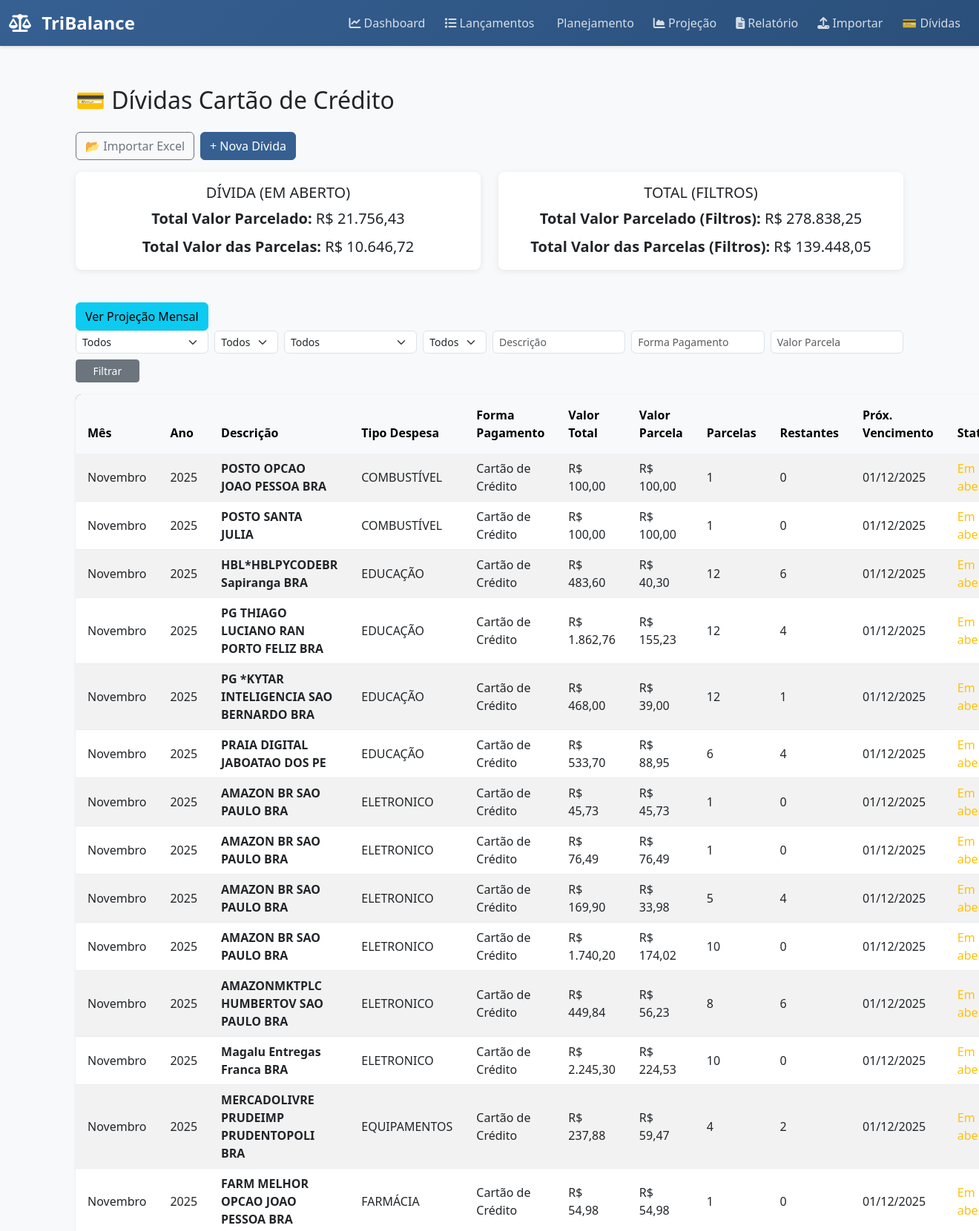
The app's page /dividas/?page=3 (upper part) with its own data.
### dividas/models.py (models this page shows, shortened)
class Divida(models.Model):
    CATEGORIAS = [
        ('cartao', 'Cartão de Crédito'),
        ('emprestimo', 'Empréstimo'),
        ('compra', 'Compra Parcelada'),
        ('outro', 'Outros'),
    ]
    FORMAS_PAGAMENTO = [
        ('credito', 'Cartão de Crédito'),
        ('debito', 'Débito em Conta'),
        ('boleto', 'Boleto'),
        ('pix', 'Pix'),
        ('outro', 'Outro'),
    ]
    descricao = models.CharField(max_length=150)
    categoria = models.CharField(max_length=20, choices=CATEGORIAS, default='compra')
    forma_pagamento = models.CharField(max_length=20, choices=FORMAS_PAGAMENTO, default='credito')
    data_compra = models.DateField(default=timezone.now)
    valor_total = models.DecimalField(max_digits=10, decimal_places=2)
    parcelas_totais = models.PositiveIntegerField(default=1)
    tipo_despesa = models.CharField(max_length=50, blank=True, null=True)
    observacao = models.TextField(blank=True, null=True)
    quitada = models.BooleanField(default=False)
    mes = models.CharField(max_length=20, blank=True, null=True)
    ano = models.PositiveIntegerField(blank=True, null=True)
    @property
    def valor_parcela(self):
        return round(self.valor_total / self.parcelas_totais, 2)
    @property
    def parcelas_restantes(self):
        return self.parcelas.filter(paga=False).count()
    @property
    def is_open(self):
        from datetime import date
        today = timezone.localdate()
        if today.day > 15:
            cycle_start = date(today.year, today.month, 16)
            cycle_end_year = today.year + (today.month == 12)
            cycle_end_month = (today.month % 12) + 1
            cycle_end = date(cycle_end_year, cycle_end_month, 15)
        else:
            cycle_end = date(today.year, today.month, 15)
            cycle_start_month = today.month - 1 if today.month > 1 else 12
            cycle_start_year = today.year if today.month > 1 else today.year - 1
            cycle_start = date(cycle_start_year, cycle_start_month, 16)
        return cycle_start <= self.data_compra <= cycle_end
    @property
    def status(self):
        return 'Em aberto' if self.is_open else 'Quitada'

class Parcela(models.Model):
    divida = models.ForeignKey(Divida, related_name='parcelas', on_delete=models.CASCADE)
    numero = models.PositiveIntegerField()
    vencimento = models.DateField()
    valor = models.DecimalField(max_digits=10, decimal_places=2)
    paga = models.BooleanField(default=False)
    data_pagamento = models.DateField(blank=True, null=True)

### dividas/views.py (the view, shortened to what this page needs)
# urls.py: path('', views.divida_list, name='divida_list'),
def divida_list(request):
    dividas = Divida.objects.all().order_by('-data_compra')
    meses_pt = {
        1: 'Janeiro', 2: 'Fevereiro', 3: 'Março', 4: 'Abril', 5: 'Maio', 6: 'Junho',
        7: 'Julho', 8: 'Agosto', 9: 'Setembro', 10: 'Outubro', 11: 'Novembro', 12: 'Dezembro'
    }
    mes_param = request.GET.get('mes', '').strip()
    ano_param = request.GET.get('ano', '').strip()
    tipo_param = request.GET.get('tipo', '').strip()
    status_param = request.GET.get('status', '').strip()
    descricao_param = request.GET.get('descricao', '').strip()
    forma_param = request.GET.get('forma', '').strip()
    valor_parcela_param = request.GET.get('valor_parcela', '').strip()
    if valor_parcela_param:
        try:
            valor_num = Decimal(valor_parcela_param.replace('.', '').replace(',', '.'))
            dividas = dividas.filter(valor_parcela__gte=valor_num)
        except (ValueError, TypeError):
            pass
    filtered_list = []
    for d in list(dividas):
        if descricao_param:
            if unidecode(d.descricao).lower().find(unidecode(descricao_param).lower()) == -1:
                continue
        if tipo_param:
            if not d.tipo_despesa or unidecode(d.tipo_despesa).lower() != unidecode(tipo_param).lower():
                continue
        if forma_param:
            if unidecode(d.forma_pagamento).lower().find(unidecode(forma_param).lower()) == -1:
                continue
        primeira_parcela = d.parcelas.order_by('numero').first()
        data_ref = primeira_parcela.vencimento if primeira_parcela and primeira_parcela.vencimento else d.data_compra
        ano_venc, mes_ref = calcular_mes_referencia(data_ref)
        mes_nome = meses_pt.get(mes_ref, '')
        d.mes_nome = mes_nome
        d.ano_venc = ano_venc
        if mes_param:
            if unidecode(mes_nome).lower() != unidecode(mes_param).lower():
                continue
        if status_param:
            current_status = d.status
            if unidecode(status_param).lower() != unidecode(current_status).lower():
                continue
        filtered_list.append(d)
    all_dividas = Divida.objects.all()
    open_total_valor = Decimal('0.0')
    open_total_parcela = Decimal('0.0')
    for d in all_dividas:
        is_open = d.is_open if hasattr(d, 'is_open') else d.parcelas.filter(quitada=False).exists()
        if is_open:
            open_total_valor += d.valor_total
            open_total_parcela += d.valor_parcela
    filtered_total_valor = sum(d.valor_total for d in filtered_list)
    filtered_total_parcela = sum(d.valor_parcela for d in filtered_list)
    paginator = Paginator(filtered_list, 25)
    page_number = request.GET.get('page')
    page_obj = paginator.get_page(page_number)
    anos_set = set()
    for p in all_dividas:
        primeira = p.parcelas.order_by('numero').first()
        ref_date = primeira.vencimento if primeira and primeira.vencimento else p.data_compra
        ano_ref, _ = calcular_mes_referencia(ref_date)
        anos_set.add(ano_ref)
    anos_disponiveis = sorted(anos_set)
    tipos_disponiveis = sorted({d.tipo_despesa for d in all_dividas if d.tipo_despesa})
    params = request.GET.copy()
    if 'page' in params:
        params.pop('page')
    querystring = params.urlencode()
    return render(request, 'dividas/divida_list.html', {
        'dividas': page_obj,
        'total_valor': open_total_valor,
        'total_parcela': open_total_parcela,
        'filtered_total_valor': filtered_total_valor,
        'filtered_total_parcela': filtered_total_parcela,
        'anos_disponiveis': anos_disponiveis,
        'tipos_disponiveis': tipos_disponiveis,
        'selected_mes': mes_param,
        'selected_ano': ano_param,
        'selected_tipo': tipo_param,
        'selected_status': status_param,
        'selected_descricao': descricao_param,
        'selected_forma': forma_param,
        'selected_valor_parcela': valor_parcela_param,
        'querystring': querystring,
    })

### dividas/templatetags/br_currency_filter.py (called while the page is built, shortened)
@register.filter
def br_currency(value):
    if value is None or value == '':
        return 'R$ 0,00'
    try:
        locale.setlocale(locale.LC_ALL, 'pt_BR.UTF-8')
    except locale.Error:
        try:
            locale.setlocale(locale.LC_ALL, 'Portuguese_Brazil.1252')
        except locale.Error:
            if isinstance(value, str):
                try:
                    value = Decimal(value)
                except:
                    return 'R$ 0,00'
            if not isinstance(value, (Decimal, float, int)):
                return 'R$ 0,00'
            s = f"{value:,.2f}".replace('.', 'TEMP').replace(',', '.').replace('TEMP', ',')
            return f"R$ {s}"

### dividas/views.py (called while the page is built)
def calcular_mes_referencia(data_vencimento):
    venc = data_vencimento
    mes_venc = venc.month
    ano_venc = venc.year
    if mes_venc == 1:
        mes_ref = 12
        ano_ref = ano_venc - 1
    else:
        mes_ref = mes_venc - 1
        ano_ref = ano_venc
    return ano_ref, mes_ref

### dividas/templates/dividas/divida_list.html (shortened to what this page needs)
{% extends 'base.html' %}
{% block content %}
{% load br_currency_filter %}
<div class="container mt-4">
  <h2 class="mb-4">💳 Dívidas Cartão de Crédito</h2>
  <div class="d-flex mb-3">
    <a href="{% url 'dividas:importar_excel' %}" class="btn btn-outline-secondary me-2">
      📂 Importar Excel
    </a>
    <a href="{% url 'dividas:divida_create' %}" class="btn btn-primary">+ Nova Dívida</a>
  </div>
  <div class="row">
    <div class="col-lg-6 col-md-6 mb-4">
      <div class="card border-success">
        <div class="card-body text-center">
          <h5 class="card-title text-uppercase">Dívida (Em aberto)</h5>
          <p class="card-text fs-5 mb-2">
            <strong>Total Valor Parcelado:</strong> {{ total_valor|br_currency }}
          </p>
          <p class="card-text fs-5">
            <strong>Total Valor das Parcelas:</strong> {{ total_parcela|br_currency }}
          </p>
        </div>
      </div>
    </div>
    <div class="col-lg-6 col-md-6 mb-4">
      <div class="card border-primary">
        <div class="card-body text-center">
          <h5 class="card-title text-uppercase">Total (Filtros)</h5>
          <p class="card-text fs-5 mb-2">
            <strong>Total Valor Parcelado (Filtros):</strong>
            {{ filtered_total_valor|br_currency }}
          </p>
          <p class="card-text fs-5">
            <strong>Total Valor das Parcelas (Filtros):</strong>
            {{ filtered_total_parcela|br_currency }}
          </p>
        </div>
      </div>
    </div>
  </div>
<a href="{% url 'dividas:saldo_mensal_chart' %}" class="btn btn-info">
    Ver Projeção Mensal
</a>
  <form id="filterForm" method="get" class="row g-2 mb-3">
    <div class="col-md-2 col-sm-6">
      <select name="mes" id="mesFilter" class="form-select form-select-sm" onchange="this.form.submit()">
        <option value="" {% if not selected_mes %}selected{% endif %}>Todos</option>
      </select>
    </div>
    <div class="col-md-1 col-sm-6">
      <select name="ano" id="anoFilter" class="form-select form-select-sm" onchange="this.form.submit()">
        <option value="" {% if not selected_ano %}selected{% endif %}>Todos</option>
      </select>
    </div>
    <div class="col-md-2 col-sm-6">
      <select name="tipo" id="tipoFilter" class="form-select form-select-sm" onchange="this.form.submit()">
        <option value="" {% if not selected_tipo %}selected{% endif %}>Todos</option>
      </select>
    </div>
    <div class="col-md-1 col-sm-6">
      <select name="status" id="statusFilter" class="form-select form-select-sm" onchange="this.form.submit()">
        <option value="" {% if not selected_status %}selected{% endif %}>Todos</option>
      </select>
    </div>
    <div class="col-md-2 col-sm-6">
      <input type="text" name="descricao" id="descricaoFilter" class="form-control form-control-sm" placeholder="Descrição" value="{{ selected_descricao }}">
    </div>
    <div class="col-md-2 col-sm-6">
      <input type="text" name="forma" id="formaFilter" class="form-control form-control-sm" placeholder="Forma Pagamento" value="{{ selected_forma }}">
    </div>
    <div class="col-md-2 col-sm-6">
      <input type="text" name="valor_parcela" id="valorParcelaFilter" class="form-control form-control-sm" placeholder="Valor Parcela" value="{{ selected_valor_parcela }}">
    </div>
    <div class="col-md-1 col-sm-6">
      <button type="submit" class="btn btn-sm btn-secondary w-100">Filtrar</button>
    </div>
  </form>
  <table id="dividasTable" class="table table-hover table-striped align-middle shadow-sm">
    <thead class="table-light">
      <tr>
        <th class="px-3 py-3">Mês</th>
        <th class="px-3 py-3">Ano</th>
        <th class="px-3 py-3">Descrição</th>
        <th class="px-3 py-3">Tipo Despesa</th>
        <th class="px-3 py-3">Forma Pagamento</th>
        <th class="px-3 py-3">Valor Total</th>
        <th class="px-3 py-3">Valor Parcela</th>
        <th class="px-3 py-3">Parcelas</th>
        <th class="px-3 py-3">Restantes</th>
        <th class="px-3 py-3">Próx. Vencimento</th>
        <th class="px-3 py-3">Status</th>
      </tr>
    </thead>
    <tbody>
      {% for divida in dividas %}
      <tr>
        <td class="px-3 py-2">{{ divida.mes_nome }}</td>
        <td class="px-3 py-2">{{ divida.ano_venc }}</td>
        <td class="px-3 py-2"><strong>{{ divida.descricao }}</strong></td>
        <td class="px-3 py-2">{{ divida.tipo_despesa }}</td>
        <td class="px-3 py-2">{{ divida.get_forma_pagamento_display }}</td>
        <td class="px-3 py-2">{{ divida.valor_total|br_currency }}</td>
        <td class="px-3 py-2">{{ divida.valor_parcela|br_currency }}</td>
        <td class="px-3 py-2">{{ divida.parcelas_totais }}</td>
        <td class="px-3 py-2">{{ divida.parcelas_restantes }}</td>
        <td class="px-3 py-2">
          {% if divida.parcelas.first %}
            {{ divida.parcelas.first.vencimento|date:"d/m/Y" }}
          {% endif %}
        </td>
        <td class="px-3 py-2">
          {% if divida.status == 'Em aberto' %}
            <span class="text-warning">Em aberto</span>
          {% else %}
            <span class="text-success fw-bold">Quitada</span>
          {% endif %}
        </td>
      </tr>
      {% empty %}
      <tr>
        <td colspan="11" class="text-center text-muted">Nenhuma dívida cadastrada.</td>
      </tr>
      {% endfor %}
    </tbody>
  </table>
</div>
{% endblock %}

### tribalance_config/templates/base.html (style rules this page uses)
:root { --primary-color: #366092; --success-color: #28a745; --danger-color: #dc3545; --warning-color: #ffc107; --info-color: #17a2b8; }
body { background-color: #f8f9fa; font-family: 'Segoe UI', Tahoma, Geneva, Verdana, sans-serif; }
.card { border: none; box-shadow: 0 2px 8px rgba(0,0,0,0.08); border-radius: 8px; margin-bottom: 20px; }
.table { background-color: white; border-radius: 8px; overflow: hidden; }
.table thead { background-color: var(--primary-color); color: white; }
.table thead th { border: none; padding: 15px; font-weight: 600; cursor: pointer; user-select: none; }
.table tbody td { padding: 12px 15px; vertical-align: middle; border-color: #e9ecef; }
.btn-primary { background-color: var(--primary-color); border-color: var(--primary-color); }
.form-control, .form-select { border-radius: 6px; border: 1px solid #dee2e6; }
.text-warning { color: var(--warning-color) !important; }

### records on screen
Divida: mes_nome "Novembro", ano_venc "2025", descricao "POSTO OPCAO JOAO PESSOA BRA", tipo_despesa "COMBUSTÍVEL", forma_pagamento "Cartão de Crédito", valor_total|br_currency "R$ 100,00", valor_parcela|br_currency "R$ 100,00", parcelas_totais "1", parcelas_restantes "0", parcelas.first.vencimento "01/12/2025", data_compra "Em…"
Divida: mes_nome "Novembro", ano_venc "2025", descricao "POSTO SANTA JULIA", tipo_despesa "COMBUSTÍVEL", forma_pagamento "Cartão de Crédito", valor_total|br_currency "R$ 100,00", valor_parcela|br_currency "R$ 100,00", parcelas_totais "1", parcelas_restantes "0", parcelas.first.vencimento "01/12/2025", data_compra "Em…"
Divida: mes_nome "Novembro", ano_venc "2025", descricao "HBL*HBLPYCODEBR Sapiranga BRA", tipo_despesa "EDUCAÇÃO", forma_pagamento "Cartão de Crédito", valor_total|br_currency "R$ 483,60", valor_parcela|br_currency "R$ 40,30", parcelas_totais "12", parcelas_restantes "6", parcelas.first.vencimento "01/12/2025", data_compra "Em…"
Divida: mes_nome "Novembro", ano_venc "2025", descricao "PG THIAGO LUCIANO RAN PORTO FELIZ BRA", tipo_despesa "EDUCAÇÃO", forma_pagamento "Cartão de Crédito", valor_total|br_currency "R$ 1.862,76", valor_parcela|br_currency "R$ 155,23", parcelas_totais "12", parcelas_restantes "4", parcelas.first.vencimento "01/12/2025", data_compra "Em…"
Divida: mes_nome "Novembro", ano_venc "2025", descricao "PG *KYTAR INTELIGENCIA SAO BERNARDO BRA", tipo_despesa "EDUCAÇÃO", forma_pagamento "Cartão de Crédito", valor_total|br_currency "R$ 468,00", valor_parcela|br_currency "R$ 39,00", parcelas_totais "12", parcelas_restantes "1", parcelas.first.vencimento "01/12/2025", data_compra "Em…"
Divida: mes_nome "Novembro", ano_venc "2025", descricao "PRAIA DIGITAL JABOATAO DOS PE", tipo_despesa "EDUCAÇÃO", forma_pagamento "Cartão de Crédito", valor_total|br_currency "R$ 533,70", valor_parcela|br_currency "R$ 88,95", parcelas_totais "6", parcelas_restantes "4", parcelas.first.vencimento "01/12/2025", data_compra "Em…"
Divida: mes_nome "Novembro", ano_venc "2025", descricao "AMAZON BR SAO PAULO BRA", tipo_despesa "ELETRONICO", forma_pagamento "Cartão de Crédito", valor_total|br_currency "R$ 45,73", valor_parcela|br_currency "R$ 45,73", parcelas_totais "1", parcelas_restantes "0", parcelas.first.vencimento "01/12/2025", data_compra "Em…"
Divida: mes_nome "Novembro", ano_venc "2025", descricao "AMAZON BR SAO PAULO BRA", tipo_despesa "ELETRONICO", forma_pagamento "Cartão de Crédito", valor_total|br_currency "R$ 76,49", valor_parcela|br_currency "R$ 76,49", parcelas_totais "1", parcelas_restantes "0", parcelas.first.vencimento "01/12/2025", data_compra "Em…"
Divida: mes_nome "Novembro", ano_venc "2025", descricao "AMAZON BR SAO PAULO BRA", tipo_despesa "ELETRONICO", forma_pagamento "Cartão de Crédito", valor_total|br_currency "R$ 169,90", valor_parcela|br_currency "R$ 33,98", parcelas_totais "5", parcelas_restantes "4", parcelas.first.vencimento "01/12/2025", data_compra "Em…"
Divida: mes_nome "Novembro", ano_venc "2025", descricao "AMAZON BR SAO PAULO BRA", tipo_despesa "ELETRONICO", forma_pagamento "Cartão de Crédito", valor_total|br_currency "R$ 1.740,20", valor_parcela|br_currency "R$ 174,02", parcelas_totais "10", parcelas_restantes "0", parcelas.first.vencimento "01/12/2025", data_compra "Em…"
Divida: mes_nome "Novembro", ano_venc "2025", descricao "AMAZONMKTPLC HUMBERTOV SAO PAULO BRA", tipo_despesa "ELETRONICO", forma_pagamento "Cartão de Crédito", valor_total|br_currency "R$ 449,84", valor_parcela|br_currency "R$ 56,23", parcelas_totais "8", parcelas_restantes "6", parcelas.first.vencimento "01/12/2025", data_compra "Em…"
Divida: mes_nome "Novembro", ano_venc "2025", descricao "Magalu Entregas Franca BRA", tipo_despesa "ELETRONICO", forma_pagamento "Cartão de Crédito", valor_total|br_currency "R$ 2.245,30", valor_parcela|br_currency "R$ 224,53", parcelas_totais "10", parcelas_restantes "0", parcelas.first.vencimento "01/12/2025", data_compra "Em…"
Divida: mes_nome "Novembro", ano_venc "2025", descricao "MERCADOLIVRE PRUDEIMP PRUDENTOPOLI BRA", tipo_despesa "EQUIPAMENTOS", forma_pagamento "Cartão de Crédito", valor_total|br_currency "R$ 237,88", valor_parcela|br_currency "R$ 59,47", parcelas_totais "4", parcelas_restantes "2", parcelas.first.vencimento "01/12/2025", data_compra "Em…"
Divida: mes_nome "Novembro", ano_venc "2025", descricao "FARM MELHOR OPCAO JOAO PESSOA BRA", tipo_despesa "FARMÁCIA", forma_pagamento "Cartão de Crédito", valor_total|br_currency "R$ 54,98", valor_parcela|br_currency "R$ 54,98", parcelas_totais "1", parcelas_restantes "0", parcelas.first.vencimento "01/12/2025", data_compra "Em…"

### other values on screen
{{ total_valor|br_currency }} "R$ 21.756,43"
{{ total_parcela|br_currency }} "R$ 10.646,72"
{{ filtered_total_valor|br_currency }} "R$ 278.838,25"
{{ filtered_total_parcela|br_currency }} "R$ 139.448,05"
